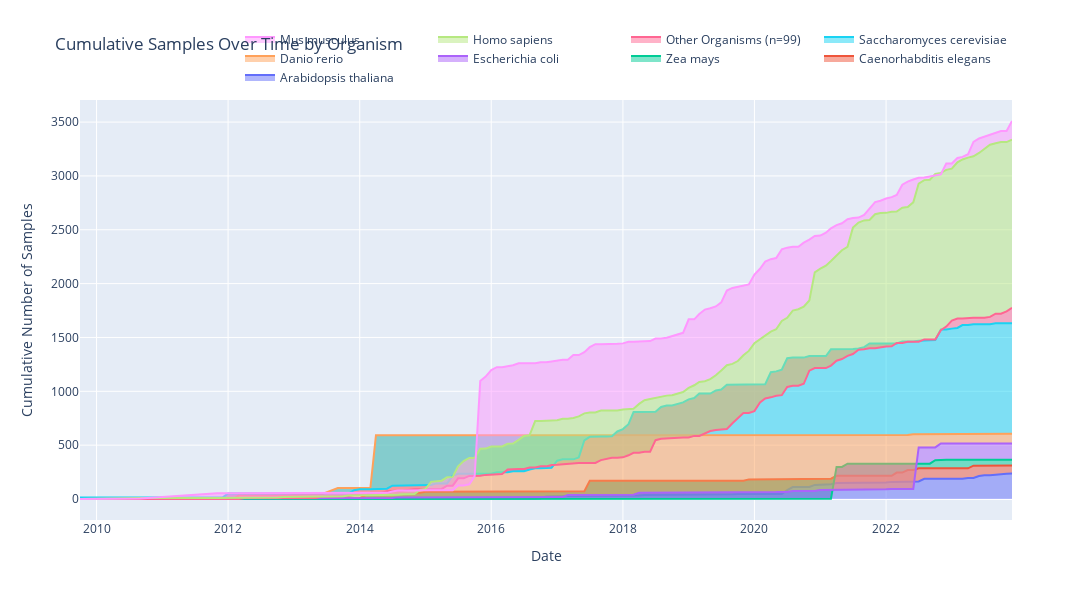

Write notebook code for a chart like this one.
### Code cell
import plotly.graph_objs as go
from plotly.subplots import make_subplots

def generate_cumulative_entries_plot(df, organism_order):
    # Group the dataframe by date and organism, calculate the size, unstack, fill NaN with 0, and cumulatively sum
    cumsum_df = df.groupby(['Date', 'ScientificName']).size().unstack().fillna(0).cumsum()

    # Reindex the columns based on the organism order
    cumsum_df = cumsum_df.reindex(organism_order, axis=1)

    # Create a new figure with subplots
    fig = make_subplots(rows=1, cols=1)

    # Iterate over the organisms and add traces to the plot
    for organism in organism_order:
        fig.add_trace(go.Scatter(x=cumsum_df.index,
                                 y=cumsum_df[organism],
                                 mode='lines',
                                 name=organism,
                                 fill='tonexty'
                                 ), row=1, col=1)

    # Customize the layout
    fig.update_layout(
        title='Cumulative Samples Over Time by Organism',
        xaxis_title='Date',
        yaxis_title='Cumulative Number of Samples',
        # legend_title='Organism',
        legend=dict(orientation='h', yanchor='bottom', y=1.02, xanchor='right', x=1),
        height=600,
        width=1200
    )

    # Set the x-axis range to the date range in the data
    latest_date = df['Date'].max()
    fig.update_xaxes(range=[df['Date'].min(), latest_date])

    return fig

# Call the function with your dataframe and organism order
fig = generate_cumulative_entries_plot(df, organism_order)

# Display the plot
fig.show()

### Figure 1 — Plotly figure (JSON) as saved in the notebook; plotly's stock layout.template omitted (floating-point values rounded to 4 significant figures; data arrays with more than 128 entries replaced by an {"elided": "..."} marker saying what was removed)
{"data": [{"fill": "tonexty", "mode": "lines", "name": "Arabidopsis thaliana", "type": "scatter", "x": {"elided": "136 str values"}, "xaxis": "x", "y": {"elided": "136 int values"}, "yaxis": "y"}, {"fill": "tonexty", "mode": "lines", "name": "Caenorhabditis elegans", "type": "scatter", "x": {"elided": "136 str values"}, "xaxis": "x", "y": {"elided": "136 int values"}, "yaxis": "y"}, {"fill": "tonexty", "mode": "lines", "name": "Zea mays", "type": "scatter", "x": {"elided": "136 str values"}, "xaxis": "x", "y": {"elided": "136 int values"}, "yaxis": "y"}, {"fill": "tonexty", "mode": "lines", "name": "Escherichia coli", "type": "scatter", "x": {"elided": "136 str values"}, "xaxis": "x", "y": {"elided": "136 int values"}, "yaxis": "y"}, {"fill": "tonexty", "mode": "lines", "name": "Danio rerio", "type": "scatter", "x": {"elided": "136 str values"}, "xaxis": "x", "y": {"elided": "136 int values"}, "yaxis": "y"}, {"fill": "tonexty", "mode": "lines", "name": "Saccharomyces cerevisiae", "type": "scatter", "x": {"elided": "136 str values"}, "xaxis": "x", "y": {"elided": "136 int values"}, "yaxis": "y"}, {"fill": "tonexty", "mode": "lines", "name": "Other Organisms (n=99)", "type": "scatter", "x": {"elided": "136 str values"}, "xaxis": "x", "y": {"elided": "136 int values"}, "yaxis": "y"}, {"fill": "tonexty", "mode": "lines", "name": "Homo sapiens", "type": "scatter", "x": {"elided": "136 str values"}, "xaxis": "x", "y": {"elided": "136 int values"}, "yaxis": "y"}, {"fill": "tonexty", "mode": "lines", "name": "Mus musculus", "type": "scatter", "x": {"elided": "136 str values"}, "xaxis": "x", "y": {"elided": "136 int values"}, "yaxis": "y"}], "layout": {"height": 600, "legend": {"orientation": "h", "x": 1, "xanchor": "right", "y": 1.02, "yanchor": "bottom"}, "title": {"text": "Cumulative Samples Over Time by Organism"}, "width": 1200, "xaxis": {"anchor": "y", "domain": [0, 1], "range": ["2009-10-01T00:00:00", "2023-12-01T00:00:00"], "title": {"text": "Date"}}, "yaxis": {"anchor": "x", "domain": [0, 1], "title": {"text": "Cumulative Number of Samples"}}}}
